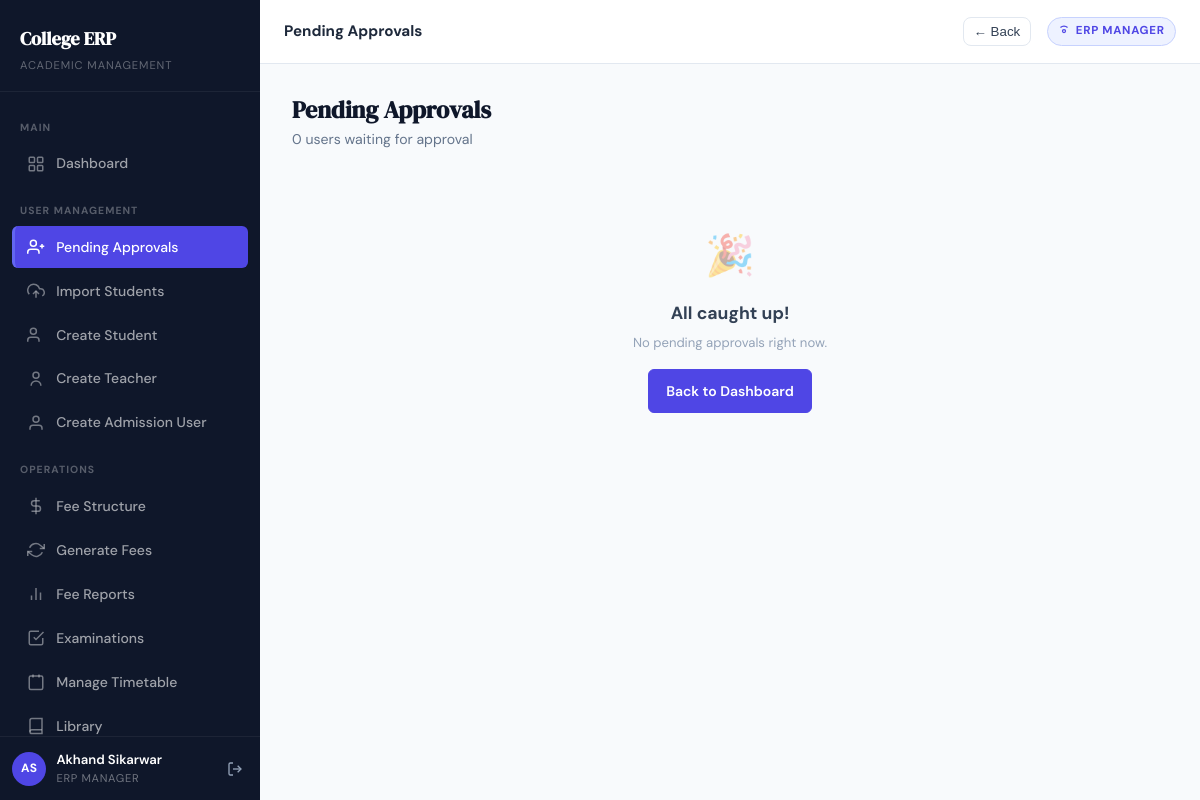
/approvals/ (signed in), run on the app's committed database.
### apps/accounts/models.py (models this page shows, shortened)
class CustomUser(AbstractUser):
    first_name    = models.CharField(max_length=100)
    last_name     = models.CharField(max_length=100)
    email         = models.EmailField(unique=True)
    mobile_number = models.CharField(max_length=10, unique=True, null=True, blank=True)
    role          = models.CharField(max_length=20, choices=Role.choices)
    is_verified   = models.BooleanField(default=False)
    is_approved   = models.BooleanField(default=False)
    class Meta:
        indexes = [
            models.Index(fields=["role"]),
            models.Index(fields=["is_approved"]),
        ]
    @property
    def full_name(self):
        return f"{self.first_name} {self.last_name}".strip() or self.username
    @property
    def is_erp_manager(self):
        return self.role == Role.ERP_MANAGER or self.is_superuser

### apps/core/views.py (the view)
# urls.py: path("approvals/",                        pending_approvals, name="pending_approvals"),
@login_required
def pending_approvals(request):
    if not request.user.is_erp_manager:
        messages.error(request, "Access denied.")
        return redirect("dashboard")
    pending = CustomUser.objects.filter(
        is_approved=False, is_verified=True
    ).order_by("role", "date_joined")
    return render(request, "core/pending_approvals.html", {"pending_users": pending})

### templates/core/pending_approvals.html (shortened to what this page needs)
{% extends "base.html" %}
{% block topbar_title %}Pending Approvals{% endblock %}
{% block content %}
<div class="page-header fade-in-up">
  <div>
    <div class="page-header-title">Pending Approvals</div>
    <div class="page-header-subtitle">
      {{ pending_users|length }} user{% if pending_users|length != 1 %}s{% endif %} waiting for approval
    </div>
  </div>
</div>
{% if pending_users %}
<div style="display:flex;gap:.5rem;margin-bottom:1.25rem;flex-wrap:wrap" class="fade-in-up">
  <button class="btn btn-sm btn-primary" onclick="filterRole('ALL')" id="tab-ALL">All ({{ pending_users|length }})</button>
  <button class="btn btn-sm btn-outline" onclick="filterRole('STUDENT')" id="tab-STUDENT">Students</button>
  <button class="btn btn-sm btn-outline" onclick="filterRole('TEACHER')" id="tab-TEACHER">Teachers</button>
</div>
<form method="post" id="actionForm">
  {% csrf_token %}
  <input type="hidden" name="next" value="{% url 'pending_approvals' %}">
  <div class="card fade-in-up">
    <div class="card-header">
      <label style="display:flex;align-items:center;gap:.5rem;font-weight:600;cursor:pointer">
        <input type="checkbox" id="selectAll" style="width:16px;height:16px">
        Select All
      </label>
      <span class="text-sm text-muted">Click a row to select</span>
    </div>
    <div class="table-wrapper" style="border:none;border-radius:0">
      <table class="erp-table" id="usersTable">
        <thead>
          <tr>
            <th style="width:40px"></th>
            <th>Name</th>
            <th>Role</th>
            <th>Username</th>
            <th>Email</th>
            <th>Mobile</th>
            <th>Joined</th>
            <th>Actions</th>
          </tr>
        </thead>
        <tbody>
          {% for u in pending_users %}
          <tr class="user-row" data-role="{{ u.role }}" data-id="{{ u.id }}"
              style="cursor:pointer" onclick="toggleRow(this)">
            <td onclick="event.stopPropagation()">
              <input type="checkbox" class="row-cb" value="{{ u.id }}"
                     style="width:16px;height:16px" onclick="updateBulk()">
            </td>
            <td>
              <div class="fw-semibold">{{ u.full_name }}</div>
            </td>
            <td>
              <span class="status-badge {% if u.role == 'TEACHER' %}open{% else %}locked{% endif %}"
                    style="{% if u.role == 'TEACHER' %}background:#eff6ff;color:#3b82f6;border-color:#bfdbfe{% endif %}">
                {{ u.get_role_display }}
              </span>
            </td>
            <td class="text-muted text-sm">{{ u.username }}</td>
            <td class="text-sm">{{ u.email }}</td>
            <td class="text-muted text-sm">{{ u.mobile_number|default:"—" }}</td>
            <td class="text-muted text-sm">{{ u.date_joined|date:"d M Y" }}</td>
            <td onclick="event.stopPropagation()">
              <div class="flex gap-2">
                <form method="post" action="{% url 'approve_user' u.id %}" style="display:inline">
                  {% csrf_token %}
                  <input type="hidden" name="next" value="{% url 'pending_approvals' %}">
                  <button type="submit" class="btn btn-sm btn-success"
                          title="Approve {{ u.full_name }}">✅ Approve</button>
                </form>
                <form method="post" action="{% url 'reject_user' u.id %}" style="display:inline"
                      onsubmit="return confirm('Permanently reject and delete {{ u.full_name }}?')">
                  {% csrf_token %}
                  <input type="hidden" name="next" value="{% url 'pending_approvals' %}">
                  <button type="submit" class="btn btn-sm btn-danger"
                          title="Reject {{ u.full_name }}">❌ Reject</button>
                </form>
              </div>
            </td>
          </tr>
          {% endfor %}
        </tbody>
      </table>
    </div>
  </div>
</form>
{% else %}
<div class="empty-state fade-in-up">
  <div class="empty-state-icon">🎉</div>
  <div class="empty-state-title">All caught up!</div>
  <div class="text-sm text-muted">No pending approvals right now.</div>
  <a href="{% url 'dashboard' %}" class="btn btn-primary" style="margin-top:1rem">Back to Dashboard</a>
</div>
{% endif %}
{% endblock %}

### templates/base.html (shortened to what this page needs)
{% load static %}
<!DOCTYPE html>
<html lang="en">
<head>
  <link rel="stylesheet" href="{% static 'css/style.css' %}">
</head>
<body>
{% if request.user.is_authenticated %}
<div class="app-shell">
  <aside class="sidebar" id="sidebar">
    <div class="sidebar-logo">
      <a href="{% url 'dashboard' %}" class="sidebar-logo-text">College ERP</a>
      <div class="sidebar-logo-sub">Academic Management</div>
    </div>
    <nav class="sidebar-nav">
      <div class="sidebar-section-label">Main</div>
      <a href="{% url 'dashboard' %}"
         class="sidebar-link {% if request.resolver_match.url_name == 'dashboard' %}active{% endif %}">
        <svg viewBox="0 0 24 24" fill="none" stroke="currentColor" stroke-width="2">
          <rect x="3" y="3" width="7" height="7" rx="1"/><rect x="14" y="3" width="7" height="7" rx="1"/>
          <rect x="14" y="14" width="7" height="7" rx="1"/><rect x="3" y="14" width="7" height="7" rx="1"/>
        </svg>
        Dashboard
      </a>
      {% if request.user.role == "ERP_MANAGER" or request.user.is_superuser %}
      <div class="sidebar-section-label">User Management</div>
      <a href="{% url 'pending_approvals' %}"
         class="sidebar-link {% if request.resolver_match.url_name == 'pending_approvals' %}active{% endif %}">
        <svg viewBox="0 0 24 24" fill="none" stroke="currentColor" stroke-width="2"><path d="M16 21v-2a4 4 0 0 0-4-4H5a4 4 0 0 0-4 4v2"/><circle cx="8.5" cy="7" r="4"/><line x1="20" y1="8" x2="20" y2="14"/><line x1="23" y1="11" x2="17" y2="11"/></svg>
        Pending Approvals
      </a>
      <a href="{% url 'import_students' %}"
         class="sidebar-link {% if request.resolver_match.url_name == 'import_students' %}active{% endif %}">
        <svg viewBox="0 0 24 24" fill="none" stroke="currentColor" stroke-width="2"><polyline points="16 16 12 12 8 16"/><line x1="12" y1="12" x2="12" y2="21"/><path d="M20.39 18.39A5 5 0 0 0 18 9h-1.26A8 8 0 1 0 3 16.3"/></svg>
        Import Students
      </a>
      <a href="{% url 'create_student_account' %}"
         class="sidebar-link {% if request.resolver_match.url_name == 'create_student_account' %}active{% endif %}">
        <svg viewBox="0 0 24 24" fill="none" stroke="currentColor" stroke-width="2"><path d="M16 21v-2a4 4 0 0 0-4-4H5a4 4 0 0 0-4 4v2"/><circle cx="8.5" cy="7" r="4"/></svg>
        Create Student
      </a>
      <a href="{% url 'create_teacher_account' %}"
         class="sidebar-link {% if request.resolver_match.url_name == 'create_teacher_account' %}active{% endif %}">
        <svg viewBox="0 0 24 24" fill="none" stroke="currentColor" stroke-width="2"><circle cx="12" cy="7" r="4"/><path d="M5.5 21a6.5 6.5 0 0 1 13 0"/></svg>
        Create Teacher
      </a>
      <a href="{% url 'create_admission_user' %}"
         class="sidebar-link {% if request.resolver_match.url_name == 'create_admission_user' %}active{% endif %}">
        <svg viewBox="0 0 24 24" fill="none" stroke="currentColor" stroke-width="2"><path d="M20 21v-2a4 4 0 0 0-4-4H8a4 4 0 0 0-4 4v2"/><circle cx="12" cy="7" r="4"/></svg>
        Create Admission User
      </a>
      <div class="sidebar-section-label">Operations</div>
      <a href="{% url 'fee_structure_list' %}"
         class="sidebar-link {% if request.resolver_match.url_name == 'fee_structure_list' %}active{% endif %}">
        <svg viewBox="0 0 24 24" fill="none" stroke="currentColor" stroke-width="2"><line x1="12" y1="1" x2="12" y2="23"/><path d="M17 5H9.5a3.5 3.5 0 0 0 0 7h5a3.5 3.5 0 0 1 0 7H6"/></svg>
        Fee Structure
      </a>
      <a href="{% url 'generate_fees' %}"
         class="sidebar-link {% if request.resolver_match.url_name == 'generate_fees' %}active{% endif %}">
        <svg viewBox="0 0 24 24" fill="none" stroke="currentColor" stroke-width="2"><polyline points="23 4 23 10 17 10"/><polyline points="1 20 1 14 7 14"/><path d="M3.51 9a9 9 0 0 1 14.13-3.36L23 10"/><path d="M20.49 15a9 9 0 0 1-14.13 3.36L1 14"/></svg>
        Generate Fees
      </a>
      <a href="{% url 'fee_collection_report' %}"
         class="sidebar-link {% if request.resolver_match.url_name == 'fee_collection_report' %}active{% endif %}">
        <svg viewBox="0 0 24 24" fill="none" stroke="currentColor" stroke-width="2"><line x1="18" y1="20" x2="18" y2="10"/><line x1="12" y1="20" x2="12" y2="4"/><line x1="6" y1="20" x2="6" y2="14"/></svg>
        Fee Reports
      </a>
      <a href="{% url 'exam_list' %}"
         class="sidebar-link {% if request.resolver_match.url_name == 'exam_list' %}active{% endif %}">
        <svg viewBox="0 0 24 24" fill="none" stroke="currentColor" stroke-width="2"><path d="M9 11l3 3L22 4"/><path d="M21 12v7a2 2 0 0 1-2 2H5a2 2 0 0 1-2-2V5a2 2 0 0 1 2-2h11"/></svg>
        Examinations
      </a>
      <a href="{% url 'manage_timetable' %}"
         class="sidebar-link {% if request.resolver_match.url_name == 'manage_timetable' %}active{% endif %}">
        <svg viewBox="0 0 24 24" fill="none" stroke="currentColor" stroke-width="2"><rect x="3" y="4" width="18" height="18" rx="2"/><line x1="16" y1="2" x2="16" y2="6"/><line x1="8" y1="2" x2="8" y2="6"/></svg>
        Manage Timetable
      </a>
      <a href="{% url 'book_catalog' %}"
         class="sidebar-link {% if request.resolver_match.url_name == 'book_catalog' %}active{% endif %}">
        <svg viewBox="0 0 24 24" fill="none" stroke="currentColor" stroke-width="2"><path d="M4 19.5A2.5 2.5 0 0 1 6.5 17H20"/><path d="M6.5 2H20v20H6.5A2.5 2.5 0 0 1 4 19.5V4.5A2.5 2.5 0 0 1 6.5 2z"/></svg>
        Library
      </a>
      {% endif %}
    </nav>
    <div class="sidebar-footer">
      <div class="sidebar-user">
        <div class="sidebar-avatar">
          {{ request.user.first_name|first|upper }}{{ request.user.last_name|first|upper }}
        </div>
        <div class="sidebar-user-info">
          <div class="sidebar-user-name">{{ request.user.full_name }}</div>
          <div class="sidebar-user-role">{{ request.user.get_role_display }}</div>
        </div>
        <form method="post" action="{% url 'logout' %}" style="margin:0;">
          <button type="submit" class="sidebar-logout" title="Logout" style="border:none;background:transparent;cursor:pointer;">
            <svg width="16" height="16" viewBox="0 0 24 24" fill="none" stroke="currentColor" stroke-width="2">
              <path d="M9 21H5a2 2 0 0 1-2-2V5a2 2 0 0 1 2-2h4"/>
              <polyline points="16 17 21 12 16 7"/><line x1="21" y1="12" x2="9" y2="12"/>
            </svg>
          </button>
        </form>
      </div>
    </div>
  </aside>
  <div class="main-content">
    <header class="topbar">
      <span class="topbar-title">{% block topbar_title %}Dashboard{% endblock %}</span>
      <button
        type="button"
        onclick="if (window.history.length > 1) { window.history.back(); } else { window.location.href='{% url 'dashboard' %}'; }"
        style="margin-left:.75rem;border:1px solid var(--gray-200);background:#fff;border-radius:.5rem;padding:.35rem .6rem;cursor:pointer;color:var(--gray-700);font-weight:500;"
        aria-label="Go back"
        title="Go back"
      >
        ← Back
      </button>
      <span class="topbar-badge">
        <svg width="12" height="12" viewBox="0 0 24 24" fill="none" stroke="currentColor" stroke-width="2.5">
          <circle cx="12" cy="12" r="3"/>
          <path d="M19.07 4.93A10 10 0 0 0 12 2a10 10 0 0 0-7.07 2.93"/>
        </svg>
        {{ request.user.get_role_display }}
      </span>
    </header>
    <main class="page-content">
      {% block content %}{% endblock %}
    </main>
  </div>
</div>
{% else %}
<!-- ════════════════════════════════════════════════════════
     UNAUTHENTICATED LAYOUT (no sidebar)
═════════════════════════════════════════════════════════ -->
{% block outer_content %}{% endblock %}
{% endif %}
</body>
</html>

### data on the page
CustomUser: user.first_name|first "A", user.last_name|first "S", user.full_name "Akhand Sikarwar", user.role "ERP MANAGER"

### other printed values
{{ pending_users|length }} "0"
